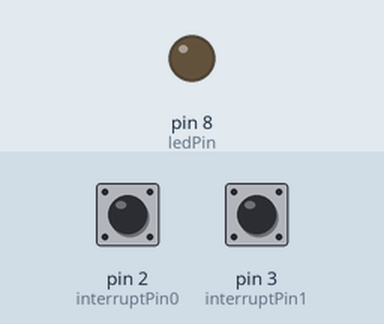
Simulated run of this sketch. Board: Arduino Uno, built with avr-gcc and run on an emulated ATmega328P. On the bench: output pins drawn as LEDs (lit = HIGH). Inputs (shaded band) come from the test bench; at power-on: pin 2 (interruptPin0) HIGH, pin 3 (interruptPin1) HIGH. What the sketch prints to the serial monitor is not drawn.

Above: at 1.2 s.
1.3 s: pin 2 (interruptPin0) pulled LOW for 0.15 s
At 1.37 s:
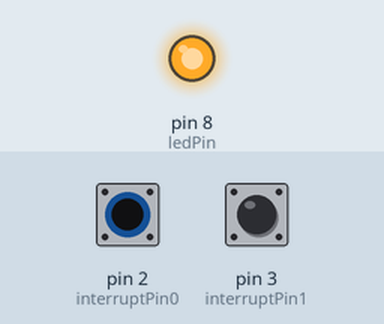
2.9 s: pin 2 (interruptPin0) pulled LOW for 3.2 s
At 7.0 s:
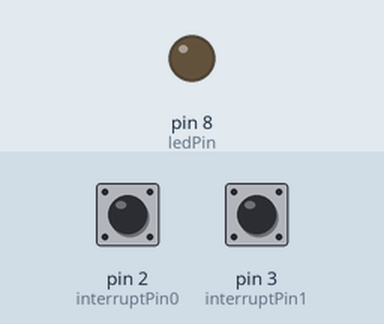
7.6 s: pin 3 (interruptPin1) pulled LOW for 3.2 s
At 8.2 s:
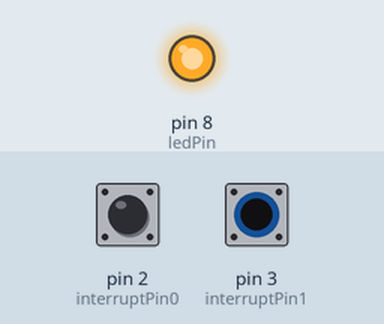
Timing chart, 0 to 12.3 s (numbered marks = the images above; inputs shaded):
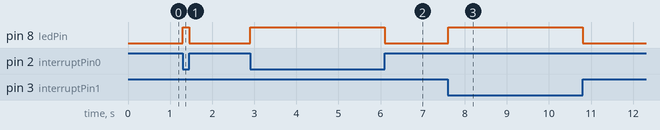

Measured:
- after the input at 1.3 s, pin 8 (ledPin): LOW → HIGH at once, → LOW 0.15 s later
- after the input at 2.9 s, pin 8 (ledPin): LOW → HIGH at once, → LOW 3.2 s later
- after the input at 7.6 s, pin 8 (ledPin): LOW → HIGH at once, → LOW 3.2 s later

The sketch:

62_Taster_Aufgabe4.ino
```cpp
#include <avr/io.h>
#include <avr/interrupt.h>

const uint8_t ledPin = 8;
const uint8_t interruptPin0 = 2;
const uint8_t interruptPin1 = 3;
volatile bool state = false;


ISR(INT0_vect)
{
  if (digitalRead(interruptPin0) == HIGH) state = false;
  else /** interruptPin0 == LOW */ state = true;
}

ISR(INT1_vect)
{
  if (digitalRead(interruptPin1) == HIGH) state = false;
  else /** interruptPin0 == LOW */ state = true;
}

void setup() {
  Serial.begin(9600);
  pinMode(ledPin, OUTPUT);
  pinMode(interruptPin0, INPUT_PULLUP); //INPUT_PULLUP heißt: mit einem internen 10kOhm Wiedersstand mit 5V verbunden. D.h im unbeschaltenten Zustand: HIGH
  pinMode(interruptPin1, INPUT_PULLUP); //INPUT_PULLUP heißt: mit einem internen 10kOhm Wiedersstand mit 5V verbunden. D.h im unbeschaltenten Zustand: HIGH
  cli();
  EICRA = (1<<ISC10) | (1<<ISC00);	// Interrupt INT0 wird bei jeder Flanke ausgelöst (siehe EICRA Register im Datenblatt)
  EIMSK = (1<<INT1)  | (1<<INT0);  // Interrupt INT0 setzen
  sei();
}

void loop() {
  static uint16_t cnt = 0;
  ++cnt;
  Serial.println(cnt);
  digitalWrite(ledPin, state);
}
```
